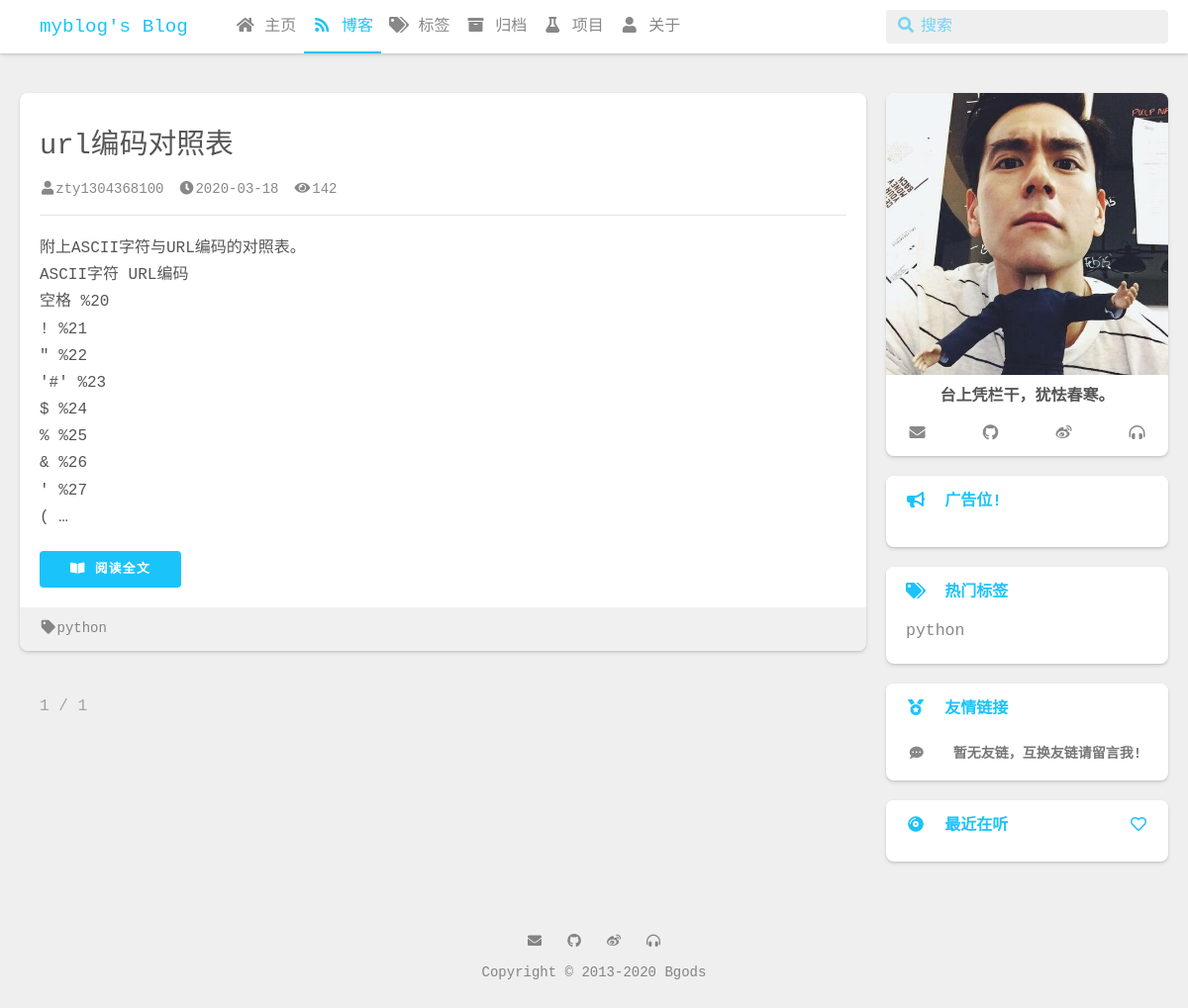
Screenshot of /blog/ with the database file from the repository.
### blog/models.py (models this page shows, shortened)
class Post(models.Model):
    title = models.CharField(max_length=100, verbose_name=u'标题')
    body = MDTextField(verbose_name=u'正文')
    created_time = models.DateTimeField(verbose_name=u'创建时间')
    modified_time = models.DateTimeField(auto_now=True, verbose_name=u'更新时间')
    tags = models.ManyToManyField(Tag, blank=True, verbose_name=u'标签')
    author = models.ForeignKey(User, on_delete=models.CASCADE, verbose_name=u'作者')
    views = models.PositiveIntegerField(default=0, verbose_name=u'阅读数')
    is_top = models.BooleanField(default=False, verbose_name=u'顶置文章')
    is_show = models.BooleanField(default=True, verbose_name=u'发布状态')
    post_type = models.CharField(max_length=20,
                                 choices=(('post', u'博客文章'),
                                          ('about', u'关于页面'),
                                          ('project', u'我的项目'),
                                          ),
                                 default='post',
                                 verbose_name=u'类型'
                                 )
    def get_absolute_url(self):
        return reverse('blog:post', kwargs={'pk': self.pk})
    class Meta:
        ordering = ['-is_top', '-created_time']
        verbose_name = u'博客文章'
        verbose_name_plural = u'博客文章'

class Tag(models.Model):
    name = models.CharField(max_length=100, unique=True, verbose_name=u'标签')
    class Meta:
        verbose_name = u'标签'
        verbose_name_plural = u'标签'

### blog/views.py (the view)
# urls.py: path('', BlogViews.Index().index, name='Index'),
    def index(self,request):
        post_list = Post.objects.filter(is_show=True, post_type='post')
        page = request.GET.get('page')
        return self.get_data(post_list=post_list,page=page,request=request)

### blog/templatetags/blog_tags.py (called while the page is built)
@register.simple_tag
def get_tags():
    tags_style = [
        "font-size:19px;color:#777",
        "font-size:14px;color:#999",
        "font-size:16.5px;color:#888",
        "font-size:24px;color:#555",
        "font-size:21.5px;color:#666"
    ]
    tags = Tag.objects.filter(post__is_show=True).annotate(num_posts=Count('post')).filter(num_posts__gt=0).order_by('-num_posts')[:20]
    return {'tags_style':tags_style, 'tags':tags}

@register.simple_tag
def get_links():
    return Links.objects.filter(is_show=True)

@register.simple_tag
def get_advertising():
    return Advertising.objects.filter(is_show=True)

@register.simple_tag
def get_site_configs():
    return SITE_CONFIGS

### blog/views.py (called while the page is built)
def MD():
    return markdown.Markdown(extensions=[
        'markdown.extensions.extra',
        'markdown.extensions.codehilite',
        TocExtension(slugify=slugify),
    ])

    def get_data(self,post_list,page,request):
        post_list = self.Pagination(post_list=post_list, page=page)
        for i in range(len(post_list)):
            md = MD()
            post_list[i].body = md.convert(post_list[i].body)
            post_list[i].toc = md.toc
        return render(request, 'blog/index.html', context={'post_list':post_list})

    def Pagination(self, post_list, page):
        paginator = Paginator(post_list, self.per_page)
        try:
            post_list = paginator.page(page)
        except PageNotAnInteger:
            post_list = paginator.page(1)
        except EmptyPage:
            post_list = paginator.page(paginator.num_pages)
        return post_list

### templates/blog/index.html (shortened to what this page needs)
{% extends 'blog/base.html' %}
{% block l_main %}
<div class="l_main">
    <section class="post-list">
        {% for post in post_list %}
        <div class="post-wrapper">
            <article class="post reveal" data-sr-id="0" style="visibility: visible; opacity: 1; transition: all 0.25s ease 0s, opacity 0.6s cubic-bezier(0.5, 0, 0, 1) 0s;">
                <section class="meta">
                    <div class="meta" id="header-meta">
                        <h2 class="title"><a href="{{ post.get_absolute_url }}">{{ post.title }}</a></h2>
                        <div class="new-meta-box">
                            <div class="new-meta-item author"><a href="/blog"><i class="fas fa-user" aria-hidden="true"></i>{{ post.author }}</a></div>
                            <div class="new-meta-item date"><a class="notlink"><i class="fas fa-clock" aria-hidden="true"></i>{{ post.created_time |date:'Y-m-d' }}</a></div>
                            <div class="new-meta-item browse busuanzi"><a class="notlink"><i class="fas fa-eye" aria-hidden="true"></i>{{ post.views }}</a></div>
                        </div>
                        <hr>
                    </div>
                </section>
                <section class="article typo">
                    {{ post.body | safe | truncatewords_html:'20' }}
                    <div class="readmore"><a href="{{ post.get_absolute_url }}" class="flat-box waves-effect waves-block"><i class="fas fa-book-open fa-fw" aria-hidden="true"></i> 阅读全文</a></div>
                    <div class="full-width auto-padding tags">
                        {% for tag in post.tags.all %}
                        <a href="{% url 'blog:tags' tag.name %}"><i class="fas fa-tag fa-fw"></i>{{ tag.name }}</a>
                        {% endfor %}
                    </div>
                </section>
            </article>
        </div>
        {% endfor %}
    </section>
    <br>
    <div class="prev-next">
        <div class="prev-next">
            <p class="current">{{ post_list.number }} / {{ post_list.paginator.num_pages }}</p>
        </div>
    </div>
</div>
{% endblock %}

### templates/blog/base.html (shortened to what this page needs)
{% load static %}
{% load blog_tags %}
{% get_site_configs as SITE_CONFIGS %}
<!DOCTYPE html>
<html lang="zh-CN">
<head>
    <link rel="stylesheet" href="{% static 'css/waves.min.css' %}">
    <link rel="stylesheet" href="{% static 'css/all.min.css' %}">
    <link rel="stylesheet" href="{% static 'css/style.css' %}">
    <link rel="stylesheet" href="{% static 'highlight/styles/atelier-savanna-dark.css' %}">
</head>
<body style="height: 100%;">
    {% include 'blog/header.html'%}
    <div class="l_body">
        <div class="container clearfix">
            {% block l_main %}{% endblock %}
            {% include 'blog/aside.html' %}
        </div>
    </div>
    {% include 'blog/footer.html' %}
</body>
</html>

### templates/blog/header.html (shortened to what this page needs)
<header class="l_header pure">
    <div class="wrapper">
        <div class="nav-main container container--flex">
            <a class="logo flat-box waves-effect waves-block" href="{% url 'blog:Index' %}">{{ SITE_CONFIGS.Name }}'s Blog</a>
            <div class="menu">
                <ul class="h-list">
                    <li><a id="home" class="nav flat-box waves-effect waves-block" href="{% url 'home' %}"><i class="fas fa-home fa-fw"></i>&nbsp;主页</a></li>
                    <li><a id="blog" class="nav flat-box waves-effect waves-block" href="{% url 'blog:Index' %}"><i class="fas fa-rss fa-fw"></i>&nbsp;博客</a></li>
                    <li><a id="blogtags" class="nav flat-box waves-effect waves-block" href="{% url 'blog:Tags' %}"><i class="fas fa-tags fa-fw"></i>&nbsp;标签</a></li>
                    <li><a id="blogarchives" class="nav flat-box waves-effect waves-block" href="{% url 'blog:Archives' %}"><i class="fas fa-archive fa-fw"></i>&nbsp;归档</a></li>
                    <li><a id="blogproject" class="nav flat-box waves-effect waves-block" href="{% url 'blog:Project' %}"><i class="fas fa-flask fa-fw"></i>&nbsp;项目</a></li>
                    <li><a id="blogabout" class="nav flat-box waves-effect waves-block" href="{% url 'blog:About' %}"><i class="fas fa-user fa-fw"></i>&nbsp;关于</a></li>
                </ul>
            </div>
            <div class="m_search">
                <form name="searchform" class="form u-search-form">
                    <input type="text" class="input u-search-input" placeholder="搜索">
                    <span class="icon"><i class="fas fa-search fa-fw"></i></span>
                </form>
            </div>
        </div>
    </div>
</header>

### templates/blog/aside.html (shortened to what this page needs)
{% load static %}
{% load blog_tags %}
{% load blog_tags %}
{% get_site_configs as SITE_CONFIGS %}
<aside class="l_side">
    <section class="author">
        <div class="content pure">
            <div class="avatar"><img class="avatar" src="{% static 'images/avatar.png' %}"></div>
            <div class="text">
                <p><span id="jinrishici-sentence">台上凭栏干，犹怯春寒。</span></p>
            </div>
            <div class="social-wrapper">
                <a href="mailto:{{ SITE_CONFIGS.Footer.Email }}" class="social flat-btn waves-effect waves-button" target="_blank" rel="external"><i class="social fas fa-envelope" aria-hidden="true"></i></a>
                <a href="{{ SITE_CONFIGS.Footer.GitHub }}" class="social flat-btn waves-effect waves-button" target="_blank" rel="external nofollow noopener noreferrer"><i class="social fab fa-github" aria-hidden="true"></i></a>
                <a href="{{ SITE_CONFIGS.Footer.Weibo }}" class="social flat-btn waves-effect waves-button" target="_blank" rel="external nofollow noopener noreferrer"><i class="social fab fa-weibo" aria-hidden="true"></i></a>
                <a href="{{ SITE_CONFIGS.Footer.Music }}" class="social flat-btn waves-effect waves-button" target="_blank" rel="external nofollow noopener noreferrer"><i class="social fas fa-headphones-alt" aria-hidden="true"></i></a>
            </div>
        </div>
    </section>
    <section class="plain">
        <header class="pure">
            <div><i class="fas fa-bullhorn fa-fw" aria-hidden="true"></i>&nbsp;&nbsp;广告位!</div>
        </header>
        <div class="content pure">
        </div>
    </section>
    <section class="tagcloud">
        <header class="pure"><div><i class="fas fa-tags fa-fw" aria-hidden="true"></i>&nbsp;&nbsp;热门标签</div></header>
        <div class="content pure">
            {% get_tags as tags_list %}
            {% for tag in tags_list.tags %}
            <a href="{% url 'blog:tags' tag.name %}" style="{{ tags_list.tags_style | random }}">{{ tag.name }}</a>
            {% empty %}
                <a></a>
            {% endfor %}
        </div>
    </section>
    <section class="list">
        <header class="pure"><div><i class="fas fa-medal fa-fw" aria-hidden="true"></i>&nbsp;&nbsp;友情链接</div></header>
        <div class="content pure">
            <ul class="entry">
                {% get_links as links %}
                {% for link in links %}
                <li><a class="flat-box waves-effect waves-block" title="{{ link.name }}" href="{{ link.url }}" target="_blank"><div class="name"><i class="fas fa-link fa-fw" aria-hidden="true"></i> &nbsp;&nbsp;{{ link.name }}</div></a></li>
                {% empty %}
                <li><a class="flat-box waves-effect waves-block" title="" href="{% url 'blog:About' %}"><div class="name"><i class="fas fa-comment-dots fa-fw" aria-hidden="true"></i> &nbsp;&nbsp;暂无友链，互换友链请留言我!</div></a></li>
                {% endfor %}
            </ul>
        </div>
    </section>
    {% if SITE_CONFIGS.Music.enable == 'true' %}
    <section class="music">
        <header class="pure">
            <div><i class="fas fa-compact-disc fa-fw" aria-hidden="true"></i>&nbsp;&nbsp;最近在听</div>
            <a class="rightBtn" target="_blank" rel="external nofollow noopener noreferrer" href="{{ SITE_CONFIGS.Music.home }}" title="{{ SITE_CONFIGS.Music.home }}"><i class="far fa-heart fa-fw"></i></a>
        </header>
        <div class="content pure">
            <link rel="stylesheet" href="https://cdn.jsdelivr.net/npm/aplayer@1.7.0/dist/APlayer.min.css">
        </div>
    </section>
    {% endif %}
</aside>

### templates/blog/footer.html (shortened to what this page needs)
{% load blog_tags %}
{% get_site_configs as SITE_CONFIGS %}
<footer id="footer">
    <div class="social-wrapper">
        {% if SITE_CONFIGS.Footer.Email %}
        <a href="mailto:{{ SITE_CONFIGS.Footer.Email }}" class="social fas fa-envelope" target="_blank" rel="external noopener noreferrer nofollow"></a>
        {% endif %}
        {% if SITE_CONFIGS.Footer.GitHub %}
        <a href="{{ SITE_CONFIGS.Footer.GitHub }}" class="social fab fa-github" target="_blank" rel="external nofollow noopener noreferrer"></a>
        {% endif %}
        {% if SITE_CONFIGS.Footer.Weibo %}
        <a href="{{ SITE_CONFIGS.Footer.Weibo }}" class="social fab fa-weibo" target="_blank" rel="external nofollow noopener noreferrer"></a>
        {% endif %}
        {% if SITE_CONFIGS.Footer.Music %}
        <a href="{{ SITE_CONFIGS.Footer.Music }}" class="social fas fa-headphones-alt" target="_blank" rel="external nofollow noopener noreferrer"></a>
        {% endif %}
    </div>
    <p><a href="http://bgods.cn/" target="_blank">Copyright © 2013-<span id="NowYear" ></span> Bgods</a></p>
</footer>

### rows the page displays
Post: title "url编码对照表", author "zty1304368100", created_time "2020-03-18", views "142", body "附上ASCII字符与URL编码的对照表。 ASCII字符 URL编码 空格 %20 ! %21 \" %22 '#' %23 $ %24 % %25 & %26 ' %27 ( …"
Tag: name "python"

### other values shown
{{ SITE_CONFIGS.Name }} "myblog"
{{ post_list.number }} "1"
{{ post_list.paginator.num_pages }} "1"
